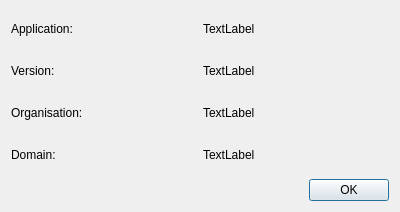
<?xml version="1.0" encoding="UTF-8"?>
<ui version="4.0">
 <class>about</class>
 <widget class="QDialog" name="about">
  <property name="geometry">
   <rect>
    <x>0</x>
    <y>0</y>
    <width>400</width>
    <height>212</height>
   </rect>
  </property>
  <property name="windowTitle">
   <string>About</string>
  </property>
  <layout class="QVBoxLayout" name="verticalLayout">
   <item>
    <layout class="QHBoxLayout" name="horizontalLayout">
     <item>
      <widget class="QLabel" name="label">
       <property name="text">
        <string>Application:</string>
       </property>
      </widget>
     </item>
     <item>
      <widget class="QLabel" name="name">
       <property name="text">
        <string>TextLabel</string>
       </property>
      </widget>
     </item>
    </layout>
   </item>
   <item>
    <layout class="QHBoxLayout" name="horizontalLayout_2">
     <item>
      <widget class="QLabel" name="label_2">
       <property name="text">
        <string>Version:</string>
       </property>
      </widget>
     </item>
     <item>
      <widget class="QLabel" name="version">
       <property name="text">
        <string>TextLabel</string>
       </property>
      </widget>
     </item>
    </layout>
   </item>
   <item>
    <layout class="QHBoxLayout" name="horizontalLayout_3">
     <item>
      <widget class="QLabel" name="label_3">
       <property name="text">
        <string>Organisation:</string>
       </property>
      </widget>
     </item>
     <item>
      <widget class="QLabel" name="org">
       <property name="text">
        <string>TextLabel</string>
       </property>
      </widget>
     </item>
    </layout>
   </item>
   <item>
    <layout class="QHBoxLayout" name="horizontalLayout_4">
     <item>
      <widget class="QLabel" name="label_4">
       <property name="text">
        <string>Domain:</string>
       </property>
      </widget>
     </item>
     <item>
      <widget class="QLabel" name="url">
       <property name="text">
        <string>TextLabel</string>
       </property>
      </widget>
     </item>
    </layout>
   </item>
   <item>
    <widget class="QDialogButtonBox" name="buttonBox">
     <property name="orientation">
      <enum>Qt::Horizontal</enum>
     </property>
     <property name="standardButtons">
      <set>QDialogButtonBox::Ok</set>
     </property>
    </widget>
   </item>
  </layout>
 </widget>
 <resources/>
 <connections>
  <connection>
   <sender>buttonBox</sender>
   <signal>accepted()</signal>
   <receiver>about</receiver>
   <slot>accept()</slot>
   <hints>
    <hint type="sourcelabel">
     <x>248</x>
     <y>254</y>
    </hint>
    <hint type="destinationlabel">
     <x>157</x>
     <y>274</y>
    </hint>
   </hints>
  </connection>
  <connection>
   <sender>buttonBox</sender>
   <signal>rejected()</signal>
   <receiver>about</receiver>
   <slot>reject()</slot>
   <hints>
    <hint type="sourcelabel">
     <x>316</x>
     <y>260</y>
    </hint>
    <hint type="destinationlabel">
     <x>286</x>
     <y>274</y>
    </hint>
   </hints>
  </connection>
 </connections>
</ui>
